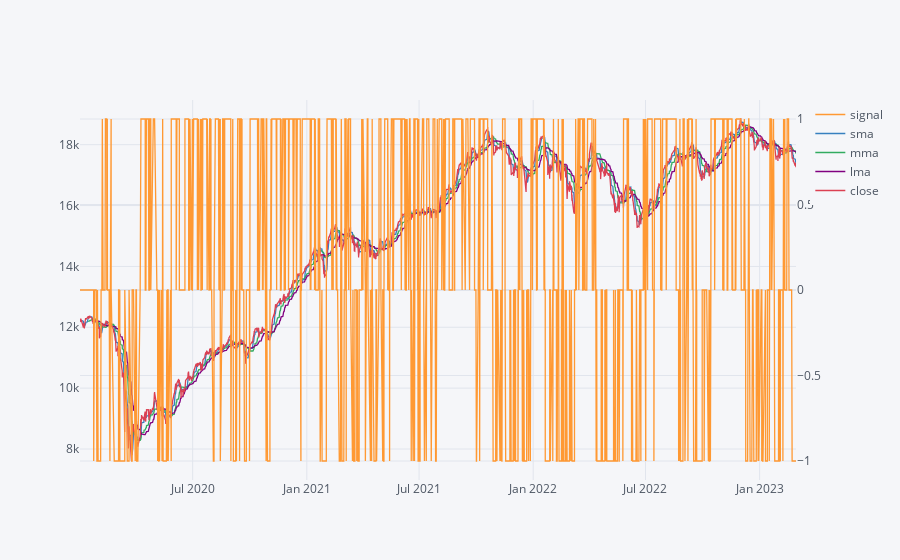

Notebook code cell kept with this figure:
### Code cell
#data = download_data('^NSEI', '2001-1-01', '2020-12-31')
data = generate_returns(data)
data = backtest_strategy(data,20, 70, 115, True)

bnh, s_returns = calculate_returns(data)

print('Buy and hold returns:', np.round(bnh, 2))
print('Strategy returns:', np.round(s_returns, 2))

### Figure 1 — Plotly figure (JSON) as saved in the notebook; plotly's stock layout.template omitted (floating-point values rounded to 4 significant figures; data arrays with more than 128 entries replaced by an {"elided": "..."} marker saying what was removed)
{"data": [{"line": {"color": "rgba(255, 153, 51, 1.0)", "dash": "solid", "shape": "linear", "width": 1.3}, "mode": "lines", "name": "signal", "text": "", "type": "scatter", "x": {"elided": "5504 str values"}, "xaxis": "x", "y": {"elided": "5504 int values"}, "yaxis": "y2"}, {"line": {"color": "rgba(55, 128, 191, 1.0)", "dash": "solid", "shape": "linear", "width": 1.3}, "mode": "lines", "name": "sma", "text": "", "type": "scatter", "x": {"elided": "5504 str values"}, "y": {"elided": "5504 mixed values"}}, {"line": {"color": "rgba(50, 171, 96, 1.0)", "dash": "solid", "shape": "linear", "width": 1.3}, "mode": "lines", "name": "mma", "text": "", "type": "scatter", "x": {"elided": "5504 str values"}, "y": {"elided": "5504 mixed values"}}, {"line": {"color": "rgba(128, 0, 128, 1.0)", "dash": "solid", "shape": "linear", "width": 1.3}, "mode": "lines", "name": "lma", "text": "", "type": "scatter", "x": {"elided": "5504 str values"}, "y": {"elided": "5504 mixed values"}}, {"line": {"color": "rgba(219, 64, 82, 1.0)", "dash": "solid", "shape": "linear", "width": 1.3}, "mode": "lines", "name": "close", "text": "", "type": "scatter", "x": {"elided": "5504 str values"}, "y": {"elided": "5504 float values"}}], "layout": {"legend": {"bgcolor": "#F5F6F9", "font": {"color": "#4D5663"}}, "paper_bgcolor": "#F5F6F9", "plot_bgcolor": "#F5F6F9", "title": {"font": {"color": "#4D5663"}}, "xaxis": {"gridcolor": "#E1E5ED", "showgrid": true, "tickfont": {"color": "#4D5663"}, "title": {"font": {"color": "#4D5663"}, "text": ""}, "zerolinecolor": "#E1E5ED"}, "yaxis": {"gridcolor": "#E1E5ED", "showgrid": true, "tickfont": {"color": "#4D5663"}, "title": {"font": {"color": "#4D5663"}, "text": ""}, "zerolinecolor": "#E1E5ED"}, "yaxis2": {"anchor": "x", "gridcolor": "#E1E5ED", "overlaying": "y", "showgrid": true, "side": "right", "tickfont": {"color": "#4D5663"}, "title": {"text": ""}, "zerolinecolor": "#E1E5ED"}}}
